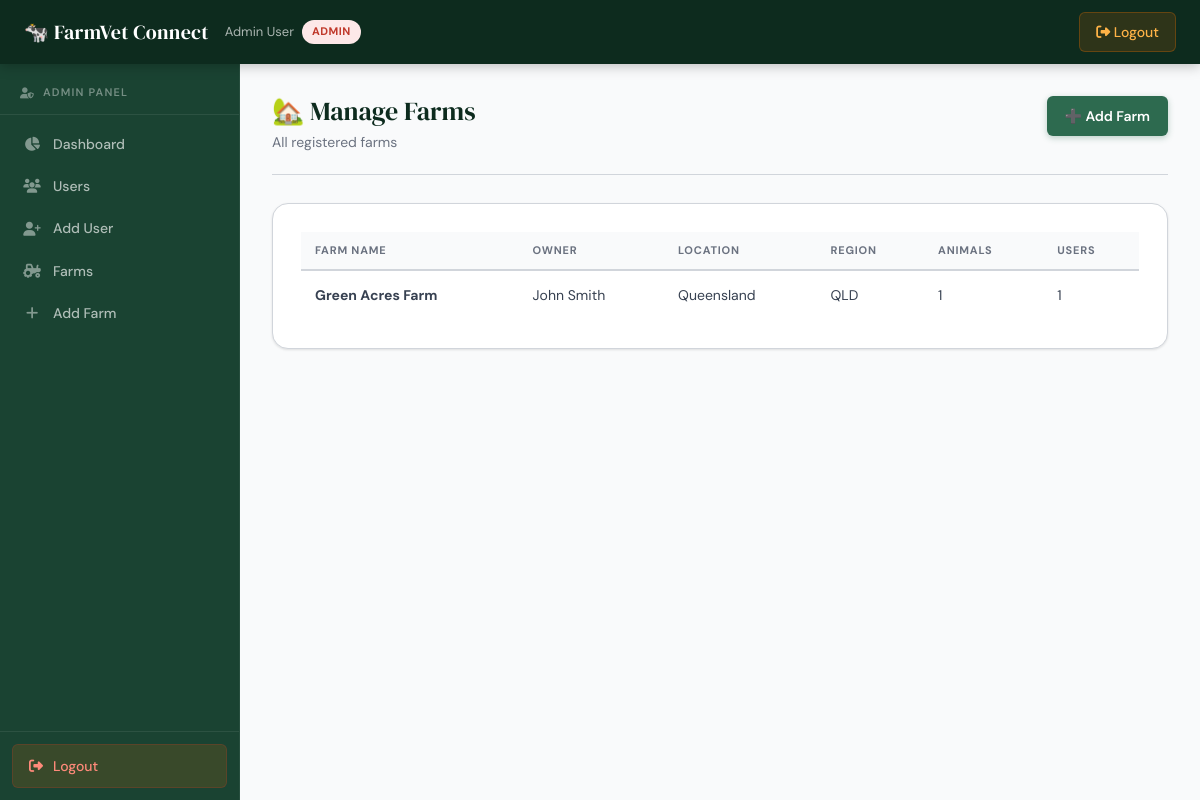
The page /admin/farms (signed in) on the database its author committed.
### tables this page shows
CREATE TABLE users (
            id            INTEGER PRIMARY KEY AUTOINCREMENT,
            name          TEXT NOT NULL,
            email         TEXT NOT NULL UNIQUE,
            password_hash TEXT NOT NULL,
            role          TEXT NOT NULL CHECK(role IN ('admin','vet','manager')),
            farm_id       INTEGER REFERENCES farms(id),
            is_enabled    INTEGER DEFAULT 1,
            created_at    DATETIME DEFAULT CURRENT_TIMESTAMP
        );

CREATE TABLE farms (
            id          INTEGER PRIMARY KEY AUTOINCREMENT,
            name        TEXT NOT NULL,
            owner_name  TEXT,
            location    TEXT,
            region      TEXT,
            latitude    REAL,
            longitude   REAL,
            phone       TEXT,
            email       TEXT,
            is_enabled  INTEGER DEFAULT 1,
            created_at  DATETIME DEFAULT CURRENT_TIMESTAMP
        );

### routes/admin.py (the view)
@admin_bp.route('/farms')
@login_required
@admin_required
def farms():
    db = get_db()
    all_farms = db.execute("""
        SELECT f.*,
               COUNT(DISTINCT a.id) as animal_count,
               COUNT(DISTINCT u.id) as user_count
        FROM farms f
        LEFT JOIN animals a ON a.farm_id = f.id
        LEFT JOIN users u ON u.farm_id = f.id
        GROUP BY f.id
        ORDER BY f.name
    """).fetchall()
    db.close()
    return render_template('admin/farms.html', farms=all_farms)

### app.py (called while the page is built)
def create_app():
    app = Flask(__name__)
    app.config.from_object(Config)
    init_db()
    login_manager = LoginManager()
    login_manager.init_app(app)
    login_manager.login_view = 'auth.login_admin'
    login_manager.login_message = 'Please log in to access this page.'
    @login_manager.user_loader
    def load_user(user_id):
        return get_user_by_id(int(user_id))
    app.register_blueprint(auth_bp)
    app.register_blueprint(admin_bp, url_prefix='/admin')
    app.register_blueprint(manager_bp, url_prefix='/manager')
    app.register_blueprint(vet_bp, url_prefix='/vet')
    return app

### database.py (called while the page is built)
def get_db():
    db_path = current_app.config['DATABASE']
    conn = sqlite3.connect(db_path)
    conn.row_factory = sqlite3.Row   # lets us access columns by name
    conn.execute("PRAGMA foreign_keys = ON")
    return conn

def get_user_by_id(user_id):
    with sqlite3.connect(current_app.config['DATABASE']) as conn:
        conn.row_factory = sqlite3.Row
        row = conn.execute(
            "SELECT id, name, email, role, farm_id FROM users WHERE id = ?",
            (user_id,)
        ).fetchone()
        if row:
            return User(row['id'], row['name'], row['email'],
                        row['role'], row['farm_id'])
    return None

### routes/admin.py (called while the page is built)
def admin_required(f):
    from functools import wraps
    @wraps(f)
    def decorated(*args, **kwargs):
        if not current_user.is_authenticated or current_user.role != 'admin':
            return redirect(url_for('auth.login_admin'))
        return f(*args, **kwargs)
    return decorated

### templates/admin/farms.html (shortened to what this page needs)
{% extends 'base.html' %}
{% block content %}
<div class="page-header">
    <div>
        <h1>🏡 Manage Farms</h1>
        <p class="text-muted">All registered farms</p>
    </div>
    <a href="{{ url_for('admin.farm_add') }}" class="btn btn-primary">➕ Add Farm</a>
</div>
<div class="card">
    {% if farms %}
    <table class="data-table">
        <thead>
            <tr><th>Farm Name</th><th>Owner</th><th>Location</th><th>Region</th><th>Animals</th><th>Users</th></tr>
        </thead>
        <tbody>
            {% for f in farms %}
            <tr>
                <td><strong>{{ f.name }}</strong></td>
                <td>{{ f.owner_name or '—' }}</td>
                <td>{{ f.location or '—' }}</td>
                <td>{{ f.region or '—' }}</td>
                <td>{{ f.animal_count }}</td>
                <td>{{ f.user_count }}</td>
            </tr>
            {% endfor %}
        </tbody>
    </table>
    {% else %}
    <p class="text-muted text-center" style="padding:30px">No farms registered yet.</p>
    {% endif %}
</div>
{% endblock %}

### templates/base.html (shortened to what this page needs)
<!DOCTYPE html>
<html lang="en">
<head>
    <link rel="stylesheet" href="https://cdnjs.cloudflare.com/ajax/libs/font-awesome/6.4.0/css/all.min.css">
    <link rel="stylesheet" href="{{ url_for('static', filename='css/style.css') }}">
</head>
<body {% if current_user.is_authenticated %}class="has-sidebar"{% endif %}>
    {% if current_user.is_authenticated %}
    <header class="main-header">
        <div class="header-container">
            <div class="logo-section">
                <h1 class="logo">🐄 FarmVet Connect</h1>
                <span class="user-info">
                    {{ current_user.name }}
                    <span class="badge badge-{{ current_user.role }}">
                        {{ current_user.role | capitalize }}
                    </span>
                </span>
            </div>
            <nav class="main-nav">
                <a href="{{ url_for('auth.logout') }}" class="nav-link logout-link">
                    <i class="fas fa-sign-out-alt"></i> Logout
                </a>
            </nav>
        </div>
    </header>
    <aside class="sidebar">
        <div class="sidebar-header">
            {% if current_user.role == 'admin' %}
                <h2><i class="fas fa-user-shield"></i> Admin Panel</h2>
            {% elif current_user.role == 'manager' %}
                <h2><i class="fas fa-tractor"></i> Farm Manager</h2>
            {% else %}
                <h2><i class="fas fa-stethoscope"></i> Veterinarian</h2>
            {% endif %}
        </div>
        <nav class="sidebar-nav">
            <ul>
                {% if current_user.role == 'admin' %}
                    <li><a href="{{ url_for('admin.dashboard') }}">
                        <i class="fas fa-chart-pie"></i><span>Dashboard</span></a></li>
                    <li><a href="{{ url_for('admin.users') }}">
                        <i class="fas fa-users"></i><span>Users</span></a></li>
                    <li><a href="{{ url_for('admin.user_add') }}">
                        <i class="fas fa-user-plus"></i><span>Add User</span></a></li>
                    <li><a href="{{ url_for('admin.farms') }}">
                        <i class="fas fa-tractor"></i><span>Farms</span></a></li>
                    <li><a href="{{ url_for('admin.farm_add') }}">
                        <i class="fas fa-plus"></i><span>Add Farm</span></a></li>
                {% elif current_user.role == 'manager' %}
                    <li><a href="{{ url_for('manager.home') }}">
                        <i class="fas fa-paw"></i><span>My Animals</span></a></li>
                    <li><a href="{{ url_for('manager.animal_add') }}">
                        <i class="fas fa-plus"></i><span>Add Animal</span></a></li>
                {% endif %}
            </ul>
        </nav>
        <div class="sidebar-footer">
            <a href="{{ url_for('auth.logout') }}" class="logout-link">
                <i class="fas fa-sign-out-alt"></i> Logout
            </a>
        </div>
    </aside>
    {% endif %}
    <main>
        <div class="container">
            {% block content %}{% endblock %}
        </div>
    </main>
</body>
</html>

### rows shown on the page
users: name "Admin User", role "ADMIN"
farms: name "Green Acres Farm", owner_name "John Smith", location "Queensland", region "QLD", animal_count "1", user_count "1"
